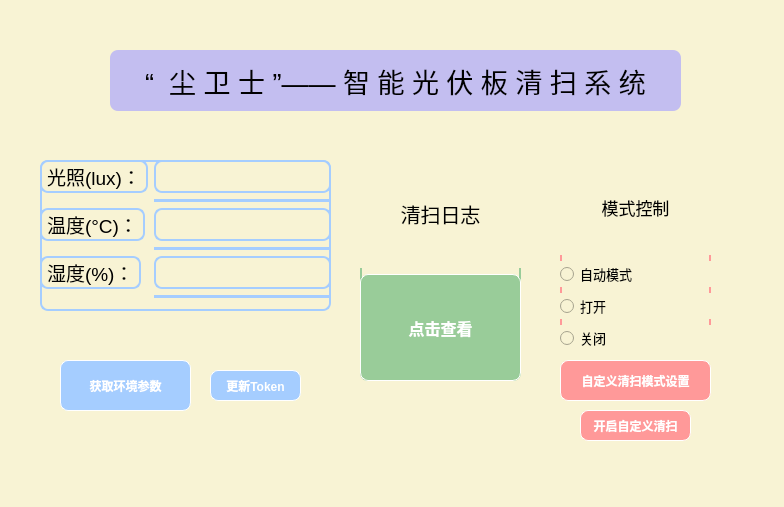
<?xml version="1.0" encoding="UTF-8"?>
<ui version="4.0">
 <class>MainWindow</class>
 <widget class="QMainWindow" name="MainWindow">
  <property name="geometry">
   <rect>
    <x>0</x>
    <y>0</y>
    <width>784</width>
    <height>507</height>
   </rect>
  </property>
  <property name="windowTitle">
   <string>MainWindow</string>
  </property>
  <property name="styleSheet">
   <string notr="true">background-color: #f8f3d4;
</string>
  </property>
  <widget class="QWidget" name="centralwidget">
   <widget class="QLabel" name="label_2">
    <property name="geometry">
     <rect>
      <x>110</x>
      <y>50</y>
      <width>571</width>
      <height>61</height>
     </rect>
    </property>
    <property name="font">
     <font>
      <family>Microsoft YaHei UI</family>
      <pointsize>20</pointsize>
     </font>
    </property>
    <property name="styleSheet">
     <string notr="true">
background-color: rgba(195, 190, 240, 255);
border-radius:8px;
</string>
    </property>
    <property name="text">
     <string>“  尘 卫 士 ”—— 智 能 光 伏 板 清 扫 系 统</string>
    </property>
    <property name="alignment">
     <set>Qt::AlignCenter</set>
    </property>
   </widget>
   <widget class="QWidget" name="widget" native="true">
    <property name="geometry">
     <rect>
      <x>40</x>
      <y>160</y>
      <width>291</width>
      <height>151</height>
     </rect>
    </property>
    <property name="styleSheet">
     <string notr="true">QWidget {
    border: 2px solid rgba(165, 205, 255,255);
    border-radius:8px;
}
</string>
    </property>
    <layout class="QFormLayout" name="formLayout">
     <item row="0" column="0">
      <widget class="QLabel" name="label_6">
       <property name="font">
        <font>
         <pointsize>14</pointsize>
        </font>
       </property>
       <property name="text">
        <string>光照(lux)：</string>
       </property>
      </widget>
     </item>
     <item row="0" column="1">
      <widget class="QLabel" name="illu_label">
       <property name="font">
        <font>
         <pointsize>14</pointsize>
        </font>
       </property>
       <property name="text">
        <string/>
       </property>
      </widget>
     </item>
     <item row="2" column="0">
      <widget class="QLabel" name="label_8">
       <property name="font">
        <font>
         <pointsize>14</pointsize>
        </font>
       </property>
       <property name="text">
        <string>温度(°C)：</string>
       </property>
      </widget>
     </item>
     <item row="2" column="1">
      <widget class="QLabel" name="temp_label">
       <property name="font">
        <font>
         <pointsize>14</pointsize>
        </font>
       </property>
       <property name="text">
        <string/>
       </property>
      </widget>
     </item>
     <item row="4" column="0">
      <widget class="QLabel" name="label_5">
       <property name="font">
        <font>
         <pointsize>14</pointsize>
        </font>
       </property>
       <property name="text">
        <string>湿度(%)：</string>
       </property>
      </widget>
     </item>
     <item row="4" column="1">
      <widget class="QLabel" name="humi_label">
       <property name="font">
        <font>
         <pointsize>14</pointsize>
        </font>
       </property>
       <property name="text">
        <string/>
       </property>
      </widget>
     </item>
     <item row="1" column="1">
      <widget class="Line" name="line">
       <property name="orientation">
        <enum>Qt::Horizontal</enum>
       </property>
      </widget>
     </item>
     <item row="3" column="1">
      <widget class="Line" name="line_2">
       <property name="orientation">
        <enum>Qt::Horizontal</enum>
       </property>
      </widget>
     </item>
     <item row="5" column="1">
      <widget class="Line" name="line_3">
       <property name="orientation">
        <enum>Qt::Horizontal</enum>
       </property>
      </widget>
     </item>
    </layout>
   </widget>
   <widget class="QWidget" name="widget_2" native="true">
    <property name="geometry">
     <rect>
      <x>360</x>
      <y>160</y>
      <width>161</width>
      <height>221</height>
     </rect>
    </property>
    <property name="styleSheet">
     <string notr="true">#widget_2 {
    border: 2px solid rgba(153, 204, 153, 255);
	border-radius:8px;
}</string>
    </property>
    <layout class="QVBoxLayout" name="verticalLayout">
     <item>
      <widget class="QLabel" name="label_9">
       <property name="font">
        <font>
         <pointsize>15</pointsize>
        </font>
       </property>
       <property name="text">
        <string>清扫日志</string>
       </property>
       <property name="alignment">
        <set>Qt::AlignCenter</set>
       </property>
      </widget>
     </item>
     <item>
      <widget class="QPushButton" name="logcheck_btn">
       <property name="maximumSize">
        <size>
         <width>16777215</width>
         <height>200</height>
        </size>
       </property>
       <property name="font">
        <font>
         <pointsize>12</pointsize>
         <bold>true</bold>
        </font>
       </property>
       <property name="styleSheet">
        <string notr="true">color: rgb(255, 255, 255);
background-color: rgba(153, 204, 153, 255);
border:1px outset rgb(255, 255, 255);
border-radius:8px;
text-align: center center; </string>
       </property>
       <property name="text">
        <string>点击查看</string>
       </property>
      </widget>
     </item>
    </layout>
   </widget>
   <widget class="QWidget" name="widget_3" native="true">
    <property name="geometry">
     <rect>
      <x>560</x>
      <y>160</y>
      <width>151</width>
      <height>191</height>
     </rect>
    </property>
    <property name="styleSheet">
     <string notr="true">#widget_3 {
    border: 2px solid rgba(255, 153, 153, 255);
	border-radius:8px;
}</string>
    </property>
    <layout class="QVBoxLayout" name="verticalLayout_2">
     <item>
      <widget class="QLabel" name="label_10">
       <property name="font">
        <font>
         <pointsize>13</pointsize>
        </font>
       </property>
       <property name="text">
        <string>模式控制</string>
       </property>
       <property name="alignment">
        <set>Qt::AlignCenter</set>
       </property>
      </widget>
     </item>
     <item>
      <widget class="QRadioButton" name="btn_0">
       <property name="font">
        <font>
         <pointsize>10</pointsize>
        </font>
       </property>
       <property name="text">
        <string>自动模式</string>
       </property>
      </widget>
     </item>
     <item>
      <widget class="QRadioButton" name="btn_2">
       <property name="font">
        <font>
         <pointsize>10</pointsize>
        </font>
       </property>
       <property name="text">
        <string>打开</string>
       </property>
      </widget>
     </item>
     <item>
      <widget class="QRadioButton" name="btn_3">
       <property name="font">
        <font>
         <pointsize>10</pointsize>
        </font>
       </property>
       <property name="text">
        <string>关闭</string>
       </property>
      </widget>
     </item>
    </layout>
   </widget>
   <widget class="QPushButton" name="automode_btn">
    <property name="geometry">
     <rect>
      <x>560</x>
      <y>360</y>
      <width>151</width>
      <height>41</height>
     </rect>
    </property>
    <property name="font">
     <font>
      <bold>true</bold>
     </font>
    </property>
    <property name="styleSheet">
     <string notr="true">color: rgb(255, 255, 255);
background-color: rgba(255, 153, 153, 255);
border:1px outset rgb(255, 255, 255);
border-radius:8px;
text-align: center center; </string>
    </property>
    <property name="text">
     <string>自定义清扫模式设置</string>
    </property>
   </widget>
   <widget class="QPushButton" name="get_btn">
    <property name="geometry">
     <rect>
      <x>60</x>
      <y>360</y>
      <width>131</width>
      <height>51</height>
     </rect>
    </property>
    <property name="font">
     <font>
      <bold>true</bold>
     </font>
    </property>
    <property name="styleSheet">
     <string notr="true">color: rgb(255, 255, 255);
background-color: rgba(165, 205, 255,255);
border:1px outset rgb(255, 255, 255);
border-radius:8px;
text-align: center center; </string>
    </property>
    <property name="text">
     <string>获取环境参数</string>
    </property>
   </widget>
   <widget class="QPushButton" name="token_btn">
    <property name="geometry">
     <rect>
      <x>210</x>
      <y>370</y>
      <width>91</width>
      <height>31</height>
     </rect>
    </property>
    <property name="font">
     <font>
      <bold>true</bold>
     </font>
    </property>
    <property name="styleSheet">
     <string notr="true">color: rgb(255, 255, 255);
background-color: rgba(165, 205, 255,255);
border:1px outset rgb(255, 255, 255);
border-radius:8px;
text-align: center center; </string>
    </property>
    <property name="text">
     <string>更新Token</string>
    </property>
   </widget>
   <widget class="QPushButton" name="startauto_btn">
    <property name="geometry">
     <rect>
      <x>580</x>
      <y>410</y>
      <width>111</width>
      <height>31</height>
     </rect>
    </property>
    <property name="font">
     <font>
      <bold>true</bold>
     </font>
    </property>
    <property name="styleSheet">
     <string notr="true">color: rgb(255, 255, 255);
background-color: rgba(255, 153, 153, 255);
border:1px outset rgb(255, 255, 255);
border-radius:8px;
text-align: center center; </string>
    </property>
    <property name="text">
     <string>开启自定义清扫</string>
    </property>
   </widget>
  </widget>
  <widget class="QStatusBar" name="statusbar"/>
 </widget>
 <resources/>
 <connections/>
</ui>
